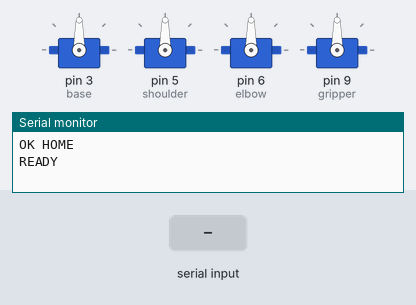
Simulated run of this sketch. Board: Arduino Uno, built with avr-gcc and run on an emulated ATmega328P. Shown: 4 × servo, the last lines printed to the serial monitor. The test bench sets the inputs (shaded band).

Above: at 1.2 s.
1.3 s: "B,45\n" received over Serial
At 3.2 s:
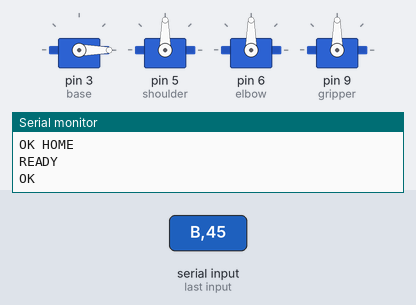
3.5 s: "B90\n" received over Serial
At 3.96 s:
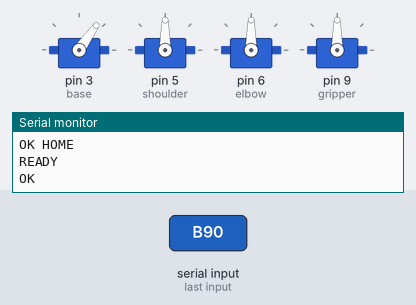
5.7 s: "S,45\n" received over Serial
At 7.6 s:
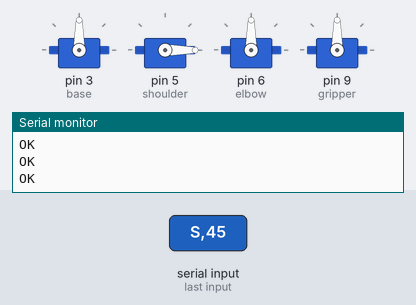
7.9 s: "S90\n" received over Serial
At 8.36 s:
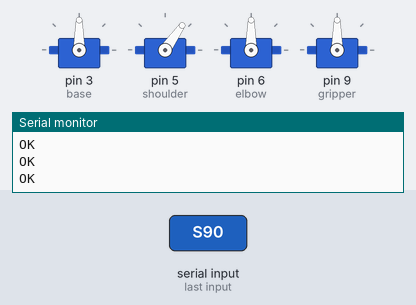
10.1 s: "E,45\n" received over Serial
At 11.1 s:
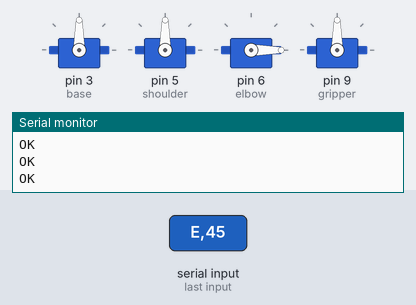
12.3 s: "E90\n" received over Serial
At 12.76 s:
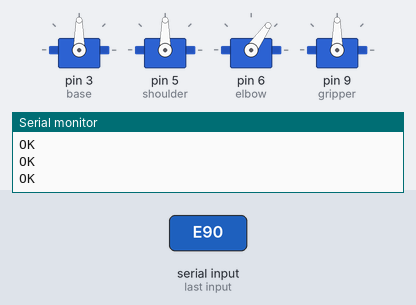
Timing chart, 0 to 15.3 s (numbered marks = the images above; inputs shaded):
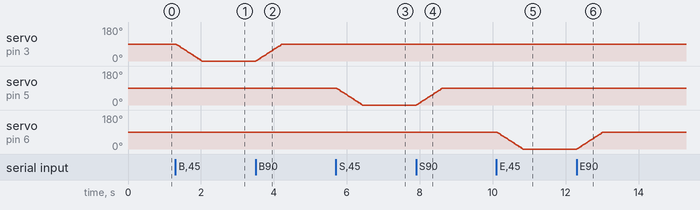

Measured:
- after the input at 1.3 s, servo on pin 3 (base): moves from 90° to 0° over 0.72 s, starting at once
- after the input at 3.5 s, servo on pin 3 (base): moves from 0° to 90° over 0.72 s, starting at once
- after the input at 5.7 s, servo on pin 5 (shoulder): moves from 90° to 0° over 0.72 s, starting at once
- after the input at 7.9 s, servo on pin 5 (shoulder): moves from 0° to 90° over 0.72 s, starting at once
- after the input at 10.1 s, servo on pin 6 (elbow): moves from 90° to 0° over 0.72 s, starting at once
- after the input at 12.3 s, servo on pin 6 (elbow): moves from 0° to 90° over 0.72 s, starting at once

The sketch:

arm.ino
```cpp
#include <Servo.h>

Servo base;
Servo shoulder;
Servo elbow;
Servo gripper;

// Posisi awal
int posBase = 90;
int posShoulder = 90;
int posElbow = 90;
int posGripper = 90;

String data = "";

const int SERVO_SPEED = 8;

void smoothMove(Servo &servo, int &currentPos, int targetPos)
{
  targetPos = constrain(targetPos, 0, 180);

  while (currentPos != targetPos)
  {
    if (currentPos < targetPos)
      currentPos++;
    else
      currentPos--;

    servo.write(currentPos);

    delay(SERVO_SPEED);
  }
}

void home() {
  posBase = 90;
  posShoulder = 90;
  posElbow = 90;
  posGripper = 90;

  smoothMove(base, posBase, 90);
  smoothMove(shoulder, posShoulder, 90);
  smoothMove(elbow, posElbow, 90);
  smoothMove(gripper, posGripper, 90);

  Serial.println("OK HOME");
}

void setup() {

  Serial.begin(9600);

  base.attach(3);
  shoulder.attach(5);
  elbow.attach(6);
  gripper.attach(9);

  home();

  Serial.println("READY");
}

void loop() {

  if (Serial.available()) {

    data = Serial.readStringUntil('\n');
    data.trim();

    if (data == "HOME") {
      home();
      return;
    }

    if (data == "STATUS") {
      Serial.print("B:");
      Serial.print(posBase);
      Serial.print(",S:");
      Serial.print(posShoulder);
      Serial.print(",E:");
      Serial.print(posElbow);
      Serial.print(",G:");
      Serial.println(posGripper);
      return;
    }

    if (data.length() < 2) return;

    char servo = toupper(data.charAt(0));
    int sudut = data.substring(1).toInt();

    sudut = constrain(sudut, 0, 180);

    switch (servo) {

      case 'B':
        smoothMove(base, posBase, sudut);
        Serial.println("OK");
        break;

      case 'S':
        smoothMove(shoulder, posShoulder, sudut);
        Serial.println("OK");
        break;

      case 'E':
        smoothMove(elbow, posElbow, sudut);
        Serial.println("OK");
        break;

      case 'G':
        smoothMove(gripper, posGripper, sudut);
        Serial.println("OK");
        break;

      default:
        Serial.println("ERROR");
        break;
    }
  }
}
```
